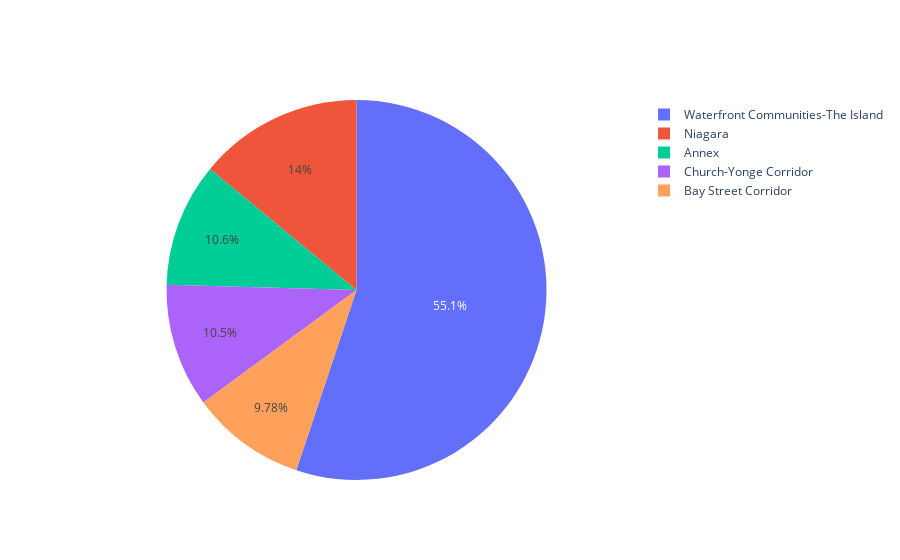

Notebook cell for this chart:
### Code cell
figCntNghPie = go.Figure([go.Pie(labels = ngh_counts['neighbourhood_cleansed'], values = ngh_counts['Counts'])])
figCntNghPie.show()

### Figure 1 — Plotly figure (JSON) as saved in the notebook; plotly's stock layout.template omitted (floating-point values rounded to 4 significant figures)
{"data": [{"labels": ["Waterfront Communities-The Island", "Niagara", "Annex", "Church-Yonge Corridor", "Bay Street Corridor"], "type": "pie", "values": [3291, 836, 630, 628, 584]}], "layout": {"autosize": true}}
